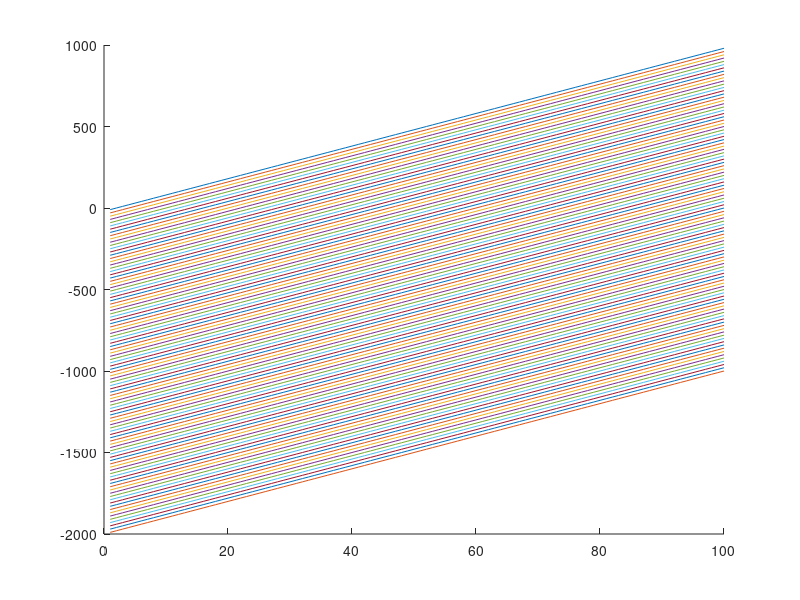
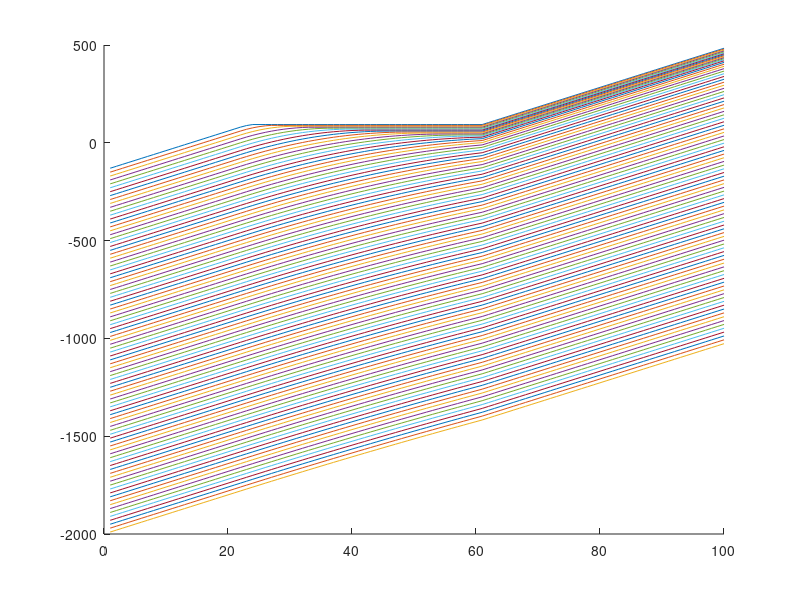

The MATLAB script that drew these images, in order:
%% DOCUMENTATION !!-- Date April 16, 2011 --!!
% Program Documentation:
% Developer: Nishant Joshi
% Roll No.: 0800201
% Dept.: Electrical Engineering

%%
clc
clear all
close all
%%
number_cars = 100;
car_vel = 10;
car_speed = car_vel*ones(number_cars,1);
car_acceleration = zeros(number_cars,1);
cow_speed = 0.75;
number_cows = 10;
lane_length = 3;
total_time = 1:100;
time = size(total_time,2);
location = zeros(number_cars,time);
min_dist = 5;

cow_start_time = 22;
cow_location = 100;

%% Free Flow of cars
for i = 1:number_cars
     location(i,:) = car_speed(i)*(total_time(:)-2*i);
     hold on;
     plot(location(i,:));
end

location_temp = location;
%% Modelling Car flow with herd of cows

for i = 1:number_cars
    if location(i,cow_start_time)==cow_location
        car_index = i+1;
        break
    end
end

avg_dist = location(1,1)-location(2,1);
stop_dist = 0;

for i = car_index:number_cars
    stop_dist = stop_dist + avg_dist - min_dist;
    car_acceleration(i) = -(car_vel^2)/(2*stop_dist); 
end

for i = car_index:number_cars
    for j = cow_start_time : time
        if (car_vel + car_acceleration(i)*(total_time(j)-cow_start_time))> 0
            location_temp(i,j) = location_temp(i,cow_start_time) + (car_vel*(total_time(j)-cow_start_time)+(0.5*car_acceleration(i)*((total_time(j)-cow_start_time)^2)));
            car_speed(i) = car_vel + car_acceleration(i)*(total_time(j)-cow_start_time);
        else
            car_speed(i) = 0; 
            location_temp(i,j) = location_temp(i,j-1);  
        end
    end
    hold on;
%     plot(location_temp(i,:));
end

cow_stop_time = ((lane_length/cow_speed)*number_cows) + cow_start_time;

for i = car_index:number_cars
    car_acceleration(i) = 4;
end
figure(2);
for i = car_index:number_cars
    for j = cow_stop_time : time
        if(car_speed(i) + car_acceleration(i)*(total_time(j)-cow_start_time))<10
            location_temp(i,j) = location_temp(i,cow_stop_time) + (car_speed(i)*(total_time(j)-cow_stop_time)+(0.5*car_acceleration(i)*((total_time(j)-cow_stop_time)^2)));
        else
            location_temp(i,j) = car_vel + location_temp(i,j-1);
        end
    end
    hold on;
    plot(location_temp(i,:));
end